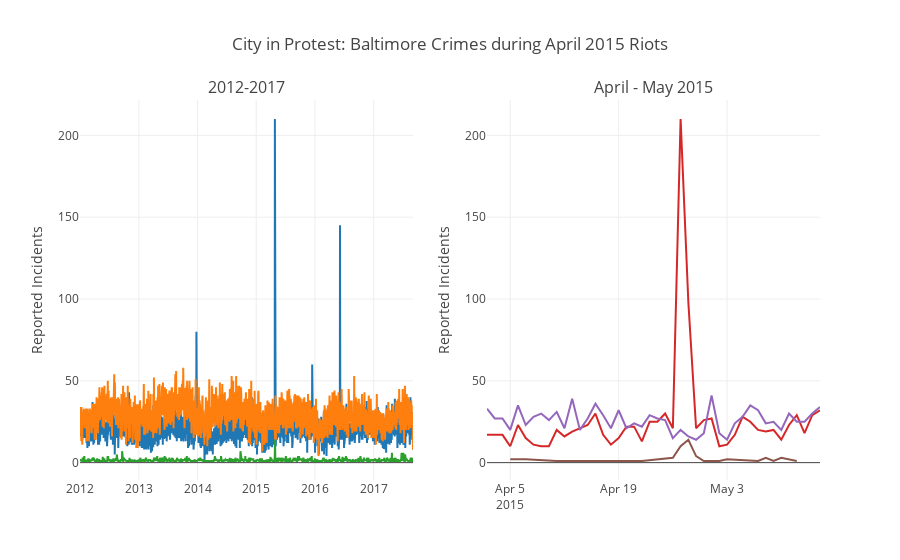

This figure's notebook cell:
### Code cell
fig = tools.make_subplots(rows=1, cols=2, subplot_titles=(
    '2012-2017', 'April - May 2015'
))

trace0 = go.Scatter(x=burg['CrimeDate'], y=burg['count'], name='Burglaries')
fig.append_trace(trace0, 1, 1)

trace1 = go.Scatter(x=shoot['CrimeDate'], y=shoot['count'], name='Larceny')
fig.append_trace(trace1, 1, 1)

trace2 = go.Scatter(x=arson['CrimeDate'], y=arson['count'], name='Arson')
fig.append_trace(trace2, 1, 1)

trace3 = go.Scatter(x=burg_april['CrimeDate'], y=burg_april['count'], name='Burglaries')
fig.append_trace(trace3, 1, 2)

trace4 = go.Scatter(x=shoot_april['CrimeDate'], y=shoot_april['count'], name='Larceny')
fig.append_trace(trace4, 1, 2)

trace5 = go.Scatter(x=arson_april['CrimeDate'], y=arson_april['count'], name='Arson')
fig.append_trace(trace5, 1, 2)

fig['layout'].update(title='City in Protest: Baltimore Crimes during April 2015 Riots')
fig['layout'].update(showlegend=False)
fig['layout']['yaxis1'].update(title='Reported Incidents')
fig['layout']['yaxis2'].update(title='Reported Incidents')
fig['layout']['xaxis1'].update(nticks=6)
fig['layout']['xaxis2'].update(nticks=6)

py.iplot(fig, filename='baltimore crimes')

### Figure 1 — Plotly figure (JSON) as saved in the notebook; plotly's stock layout.template omitted (floating-point values rounded to 4 significant figures; data arrays with more than 128 entries replaced by an {"elided": "..."} marker saying what was removed)
{"data": [{"name": "Burglaries", "type": "scatter", "x": {"elided": "2072 str values"}, "xaxis": "x1", "y": {"elided": "2072 int values"}, "yaxis": "y1"}, {"name": "Larceny", "type": "scatter", "x": {"elided": "2072 str values"}, "xaxis": "x1", "y": {"elided": "2072 int values"}, "yaxis": "y1"}, {"name": "Arson", "type": "scatter", "x": {"elided": "985 str values"}, "xaxis": "x1", "y": {"elided": "985 int values"}, "yaxis": "y1"}, {"name": "Burglaries", "type": "scatter", "x": ["2015-04-02", "2015-04-03", "2015-04-04", "2015-04-05", "2015-04-06", "2015-04-07", "2015-04-08", "2015-04-09", "2015-04-10", "2015-04-11", "2015-04-12", "2015-04-13", "2015-04-14", "2015-04-15", "2015-04-16", "2015-04-17", "2015-04-18", "2015-04-19", "2015-04-20", "2015-04-21", "2015-04-22", "2015-04-23", "2015-04-24", "2015-04-25", "2015-04-26", "2015-04-27", "2015-04-28", "2015-04-29", "2015-04-30", "2015-05-01", "2015-05-02", "2015-05-03", "2015-05-04", "2015-05-05", "2015-05-06", "2015-05-07", "2015-05-08", "2015-05-09", "2015-05-10", "2015-05-11", "2015-05-12", "2015-05-13", "2015-05-14", "2015-05-15"], "xaxis": "x2", "y": [17, 17, 17, 10, 23, 15, 11, 10, 10, 20, 16, 19, 21, 23, 30, 17, 11, 15, 22, 22, 13, 25, 25, 30, 21, 210, 98, 21, 26, 27, 10, 11, 17, 28, 25, 20, 19, 20, 14, 23, 29, 18, 29, 32], "yaxis": "y2"}, {"name": "Larceny", "type": "scatter", "x": ["2015-04-02", "2015-04-03", "2015-04-04", "2015-04-05", "2015-04-06", "2015-04-07", "2015-04-08", "2015-04-09", "2015-04-10", "2015-04-11", "2015-04-12", "2015-04-13", "2015-04-14", "2015-04-15", "2015-04-16", "2015-04-17", "2015-04-18", "2015-04-19", "2015-04-20", "2015-04-21", "2015-04-22", "2015-04-23", "2015-04-24", "2015-04-25", "2015-04-26", "2015-04-27", "2015-04-28", "2015-04-29", "2015-04-30", "2015-05-01", "2015-05-02", "2015-05-03", "2015-05-04", "2015-05-05", "2015-05-06", "2015-05-07", "2015-05-08", "2015-05-09", "2015-05-10", "2015-05-11", "2015-05-12", "2015-05-13", "2015-05-14", "2015-05-15"], "xaxis": "x2", "y": [33, 27, 27, 20, 35, 23, 28, 30, 26, 31, 21, 39, 20, 27, 36, 29, 21, 32, 21, 24, 22, 29, 27, 26, 15, 20, 16, 14, 18, 41, 18, 14, 24, 28, 35, 32, 24, 25, 20, 30, 25, 25, 30, 34], "yaxis": "y2"}, {"name": "Arson", "type": "scatter", "x": ["2015-04-05", "2015-04-06", "2015-04-07", "2015-04-11", "2015-04-13", "2015-04-15", "2015-04-20", "2015-04-22", "2015-04-26", "2015-04-27", "2015-04-28", "2015-04-29", "2015-04-30", "2015-05-01", "2015-05-02", "2015-05-03", "2015-05-06", "2015-05-07", "2015-05-08", "2015-05-09", "2015-05-10", "2015-05-12"], "xaxis": "x2", "y": [2, 2, 2, 1, 1, 1, 1, 1, 3, 10, 14, 4, 1, 1, 1, 2, 1, 1, 3, 1, 3, 1], "yaxis": "y2"}], "layout": {"annotations": [{"font": {"size": 16}, "showarrow": false, "text": "2012-2017", "x": 0.225, "xanchor": "center", "xref": "paper", "y": 1, "yanchor": "bottom", "yref": "paper"}, {"font": {"size": 16}, "showarrow": false, "text": "April - May 2015", "x": 0.775, "xanchor": "center", "xref": "paper", "y": 1, "yanchor": "bottom", "yref": "paper"}], "showlegend": false, "title": "City in Protest: Baltimore Crimes during April 2015 Riots", "xaxis1": {"anchor": "y1", "domain": [0, 0.45], "nticks": 6}, "xaxis2": {"anchor": "y2", "domain": [0.55, 1], "nticks": 6}, "yaxis1": {"anchor": "x1", "domain": [0, 1], "title": "Reported Incidents"}, "yaxis2": {"anchor": "x2", "domain": [0, 1], "title": "Reported Incidents"}}}
